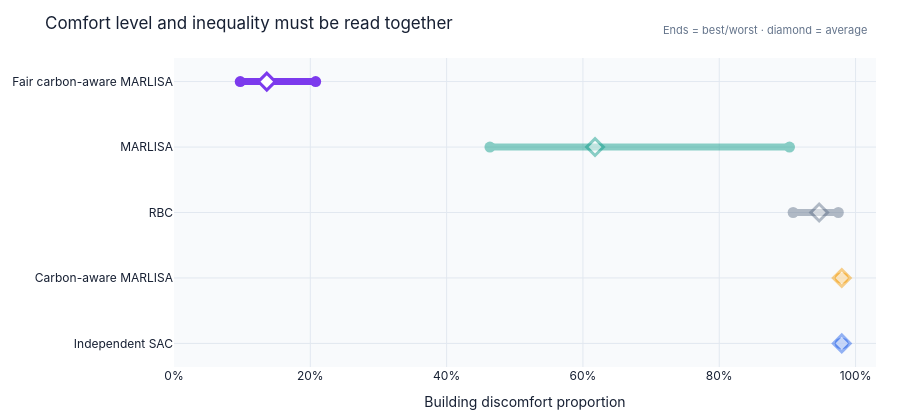

Notebook code for this chart:
### Code cell
def comfort_range_figure(summary: pd.DataFrame, focus: str) -> go.Figure:
    """Best-to-worst comfort ranges with average markers."""
    frame = summary.sort_values("average_discomfort", ascending=False)
    fig = go.Figure()
    for row in frame.itertuples(index=False):
        opacity = 1.0 if row.model == focus else 0.48
        fig.add_trace(
            go.Scatter(
                x=[row.best_discomfort, row.worst_discomfort],
                y=[row.controller, row.controller],
                mode="lines+markers",
                line=dict(color=row.color, width=7),
                marker=dict(color=row.color, size=11),
                opacity=opacity,
                hovertemplate="%{y}<br>%{x:.1%}<extra></extra>",
                showlegend=False,
            )
        )
        fig.add_trace(
            go.Scatter(
                x=[row.average_discomfort],
                y=[row.controller],
                mode="markers",
                marker=dict(
                    color="#FFFFFF",
                    line=dict(color=row.color, width=3),
                    size=13,
                    symbol="diamond",
                ),
                opacity=opacity,
                hovertemplate=(
                    f"{row.controller}<br>Average: "
                    "%{x:.1%}<extra></extra>"
                ),
                showlegend=False,
            )
        )
    fig.add_annotation(
        x=0.99,
        y=1.12,
        xref="paper",
        yref="paper",
        text="Ends = best/worst · diamond = average",
        showarrow=False,
        font=dict(size=11, color="#64748B"),
    )
    fig.update_layout(title="Comfort level and inequality must be read together")
    fig.update_xaxes(
        title="Building discomfort proportion",
        range=[0, 1.03],
        tickformat=".0%",
    )
    fig.update_yaxes(title=None)
    return _base_layout(fig, height=420)

comfort_range_figure_output = comfort_range_figure(summary, focus="fair_carbon_aware_marlisa")
comfort_range_figure_output

### Figure 1 — Plotly figure (JSON) as saved in the notebook; plotly's stock layout.template omitted (floating-point values rounded to 4 significant figures)
{"data": [{"hovertemplate": "%{y}<br>%{x:.1%}<extra></extra>", "line": {"color": "#2563EB", "width": 7}, "marker": {"color": "#2563EB", "size": 11}, "mode": "lines+markers", "opacity": 0.48, "showlegend": false, "type": "scatter", "x": [0.9776, 0.9817], "y": ["Independent SAC", "Independent SAC"]}, {"hovertemplate": "Independent SAC<br>Average: %{x:.1%}<extra></extra>", "marker": {"color": "#FFFFFF", "line": {"color": "#2563EB", "width": 3}, "size": 13, "symbol": "diamond"}, "mode": "markers", "opacity": 0.48, "showlegend": false, "type": "scatter", "x": [0.9798], "y": ["Independent SAC"]}, {"hovertemplate": "%{y}<br>%{x:.1%}<extra></extra>", "line": {"color": "#F59E0B", "width": 7}, "marker": {"color": "#F59E0B", "size": 11}, "mode": "lines+markers", "opacity": 0.48, "showlegend": false, "type": "scatter", "x": [0.9776, 0.9817], "y": ["Carbon-aware MARLISA", "Carbon-aware MARLISA"]}, {"hovertemplate": "Carbon-aware MARLISA<br>Average: %{x:.1%}<extra></extra>", "marker": {"color": "#FFFFFF", "line": {"color": "#F59E0B", "width": 3}, "size": 13, "symbol": "diamond"}, "mode": "markers", "opacity": 0.48, "showlegend": false, "type": "scatter", "x": [0.9798], "y": ["Carbon-aware MARLISA"]}, {"hovertemplate": "%{y}<br>%{x:.1%}<extra></extra>", "line": {"color": "#64748B", "width": 7}, "marker": {"color": "#64748B", "size": 11}, "mode": "lines+markers", "opacity": 0.48, "showlegend": false, "type": "scatter", "x": [0.9084, 0.9747], "y": ["RBC", "RBC"]}, {"hovertemplate": "RBC<br>Average: %{x:.1%}<extra></extra>", "marker": {"color": "#FFFFFF", "line": {"color": "#64748B", "width": 3}, "size": 13, "symbol": "diamond"}, "mode": "markers", "opacity": 0.48, "showlegend": false, "type": "scatter", "x": [0.9466], "y": ["RBC"]}, {"hovertemplate": "%{y}<br>%{x:.1%}<extra></extra>", "line": {"color": "#0F9D8A", "width": 7}, "marker": {"color": "#0F9D8A", "size": 11}, "mode": "lines+markers", "opacity": 0.48, "showlegend": false, "type": "scatter", "x": [0.4636, 0.9031], "y": ["MARLISA", "MARLISA"]}, {"hovertemplate": "MARLISA<br>Average: %{x:.1%}<extra></extra>", "marker": {"color": "#FFFFFF", "line": {"color": "#0F9D8A", "width": 3}, "size": 13, "symbol": "diamond"}, "mode": "markers", "opacity": 0.48, "showlegend": false, "type": "scatter", "x": [0.6178], "y": ["MARLISA"]}, {"hovertemplate": "%{y}<br>%{x:.1%}<extra></extra>", "line": {"color": "#7C3AED", "width": 7}, "marker": {"color": "#7C3AED", "size": 11}, "mode": "lines+markers", "opacity": 1, "showlegend": false, "type": "scatter", "x": [0.0972, 0.2079], "y": ["Fair carbon-aware MARLISA", "Fair carbon-aware MARLISA"]}, {"hovertemplate": "Fair carbon-aware MARLISA<br>Average: %{x:.1%}<extra></extra>", "marker": {"color": "#FFFFFF", "line": {"color": "#7C3AED", "width": 3}, "size": 13, "symbol": "diamond"}, "mode": "markers", "opacity": 1, "showlegend": false, "type": "scatter", "x": [0.1361], "y": ["Fair carbon-aware MARLISA"]}], "layout": {"annotations": [{"font": {"color": "#64748B", "size": 11}, "showarrow": false, "text": "Ends = best/worst · diamond = average", "x": 0.99, "xref": "paper", "y": 1.12, "yref": "paper"}], "font": {"color": "#172033", "family": "Inter, Arial, sans-serif"}, "height": 420, "hoverlabel": {"bgcolor": "#172033", "font": {"color": "#FFFFFF"}}, "legend": {"orientation": "h", "x": 0, "y": 1.02, "yanchor": "bottom"}, "margin": {"b": 50, "l": 54, "r": 24, "t": 58}, "paper_bgcolor": "#FFFFFF", "plot_bgcolor": "#F8FAFC", "title": {"text": "Comfort level and inequality must be read together"}, "xaxis": {"gridcolor": "#E2E8F0", "range": [0, 1.03], "tickformat": ".0%", "title": {"text": "Building discomfort proportion"}, "zeroline": false}, "yaxis": {"gridcolor": "#E2E8F0", "title": {}, "zeroline": false}}}
